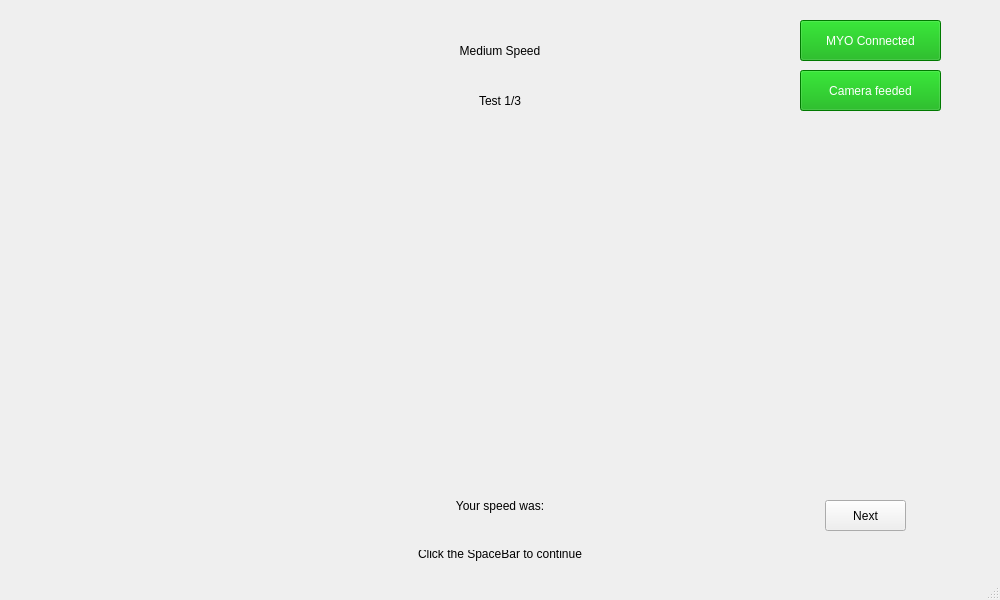
<?xml version="1.0" encoding="UTF-8"?>
<ui version="4.0">
 <class>MainWindow</class>
 <widget class="QMainWindow" name="MainWindow">
  <property name="geometry">
   <rect>
    <x>0</x>
    <y>0</y>
    <width>1000</width>
    <height>600</height>
   </rect>
  </property>
  <property name="windowTitle">
   <string>MainWindow</string>
  </property>
  <widget class="QWidget" name="centralwidget">
   <widget class="QLabel" name="label_4">
    <property name="geometry">
     <rect>
      <x>125</x>
      <y>485</y>
      <width>750</width>
      <height>41</height>
     </rect>
    </property>
    <property name="styleSheet">
     <string notr="true">font: 75 18pt &quot;Arial&quot;;</string>
    </property>
    <property name="text">
     <string>Your speed was:</string>
    </property>
    <property name="alignment">
     <set>Qt::AlignCenter</set>
    </property>
   </widget>
   <widget class="QLabel" name="label_3">
    <property name="geometry">
     <rect>
      <x>250</x>
      <y>80</y>
      <width>500</width>
      <height>41</height>
     </rect>
    </property>
    <property name="styleSheet">
     <string notr="true">font: 75 16pt &quot;Arial&quot;;</string>
    </property>
    <property name="text">
     <string>Test 1/3</string>
    </property>
    <property name="alignment">
     <set>Qt::AlignCenter</set>
    </property>
   </widget>
   <widget class="QLabel" name="label_2">
    <property name="geometry">
     <rect>
      <x>250</x>
      <y>20</y>
      <width>500</width>
      <height>61</height>
     </rect>
    </property>
    <property name="styleSheet">
     <string notr="true">font: 75 28pt &quot;Arial&quot;;</string>
    </property>
    <property name="text">
     <string>Medium Speed</string>
    </property>
    <property name="alignment">
     <set>Qt::AlignCenter</set>
    </property>
   </widget>
   <widget class="QLabel" name="label">
    <property name="geometry">
     <rect>
      <x>250</x>
      <y>550</y>
      <width>500</width>
      <height>21</height>
     </rect>
    </property>
    <property name="styleSheet">
     <string notr="true">font: 75 18pt &quot;Arial&quot;;</string>
    </property>
    <property name="text">
     <string>Click the SpaceBar to continue
</string>
    </property>
    <property name="alignment">
     <set>Qt::AlignCenter</set>
    </property>
   </widget>
   <widget class="QLabel" name="label_5">
    <property name="geometry">
     <rect>
      <x>125</x>
      <y>125</y>
      <width>750</width>
      <height>350</height>
     </rect>
    </property>
    <property name="text">
     <string/>
    </property>
   </widget>
   <widget class="QPushButton" name="btn_camera">
    <property name="geometry">
     <rect>
      <x>800</x>
      <y>70</y>
      <width>141</width>
      <height>41</height>
     </rect>
    </property>
    <property name="layoutDirection">
     <enum>Qt::LeftToRight</enum>
    </property>
    <property name="autoFillBackground">
     <bool>false</bool>
    </property>
    <property name="styleSheet">
     <string notr="true">background-color: rgb(0, 170, 0);
color: rgb(255, 255, 255);</string>
    </property>
    <property name="text">
     <string>Camera feeded</string>
    </property>
   </widget>
   <widget class="QPushButton" name="btn_myo">
    <property name="geometry">
     <rect>
      <x>800</x>
      <y>20</y>
      <width>141</width>
      <height>41</height>
     </rect>
    </property>
    <property name="autoFillBackground">
     <bool>false</bool>
    </property>
    <property name="styleSheet">
     <string notr="true">background-color: rgb(0, 170, 0);
color: rgb(255, 255, 255);</string>
    </property>
    <property name="text">
     <string>MYO Connected</string>
    </property>
   </widget>
   <widget class="QPushButton" name="pushButton">
    <property name="geometry">
     <rect>
      <x>825</x>
      <y>500</y>
      <width>81</width>
      <height>31</height>
     </rect>
    </property>
    <property name="text">
     <string>Next</string>
    </property>
    <property name="autoDefault">
     <bool>true</bool>
    </property>
   </widget>
  </widget>
  <widget class="QMenuBar" name="menubar">
   <property name="geometry">
    <rect>
     <x>0</x>
     <y>0</y>
     <width>1000</width>
     <height>22</height>
    </rect>
   </property>
  </widget>
  <widget class="QStatusBar" name="statusbar"/>
 </widget>
 <resources/>
 <connections/>
</ui>
